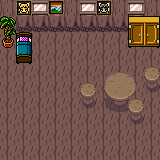

A level layout from a 2D game, rendered from its tile map. Below: a short description, then the map file with its tile-grid data intact:
An orthogonal 10x10 tile map with 16x16 px tiles, 4 tile layers (ground_layer, furniture, sprite_layer, npc_layer), 2 tilesets and 13 objects (12x obstacle, cnct).

<map version="1.2" tiledversion="1.2.0" orientation="orthogonal" renderorder="right-down" width="10" height="10" tilewidth="16" tileheight="16" infinite="0" nextlayerid="7" nextobjectid="21">
 <tileset firstgid="1" source="Overworld.tsx" />
 <tileset firstgid="1441" source="Overworld2.tsx" />
 <layer id="1" name="ground_layer" width="10" height="10">
  <data encoding="csv">
857,857,857,857,857,857,857,857,857,857,
526,526,526,526,526,526,526,526,526,526,
526,526,526,526,526,526,526,526,526,526,
526,526,526,526,526,526,526,526,526,526,
526,526,526,526,526,526,526,526,526,526,
526,526,526,526,526,526,526,526,526,526,
526,526,526,526,526,526,526,526,526,526,
526,526,526,526,526,526,526,526,526,526,
526,526,526,526,526,526,526,526,526,526,
526,526,526,526,526,526,526,526,526,526
</data>
 </layer>
 <layer id="2" name="furniture" width="10" height="10">
  <data encoding="csv">
525,1533,349,1572,525,349,1574,525,349,525,
1456,565,565,565,565,565,565,565,1649,1650,
1496,1647,0,0,0,0,0,0,1689,1690,
0,1687,0,0,0,0,0,0,0,0,
0,0,0,0,0,0,436,437,438,358,
0,0,0,0,0,358,476,477,478,398,
0,0,0,0,0,398,516,517,358,0,
0,0,0,0,0,0,0,0,398,0,
0,0,0,0,0,0,0,0,0,0,
0,0,0,0,0,0,0,0,0,0
</data>
 </layer>
 <objectgroup id="3" name="obstacles">
  <object id="1" name="chai" type="obstacle" x="80" y="84" width="18" height="23" />
  <object id="3" name="chai" type="obstacle" x="127" y="99" width="18" height="23" />
  <object id="4" name="chai" type="obstacle" x="143" y="67" width="18" height="23" />
  <object id="5" name="table" type="obstacle" x="102" y="71" width="36" height="34" />
  <object id="6" name="wall" type="obstacle" x="0" y="0" width="160" height="32" />
  <object id="13" name="wall" type="obstacle" x="0" y="32" width="4" height="128" />
  <object id="14" name="wall" type="obstacle" x="4" y="156" width="44" height="4" />
  <object id="15" name="wall" type="obstacle" x="116" y="156" width="44" height="4" />
  <object id="16" name="wall" type="obstacle" x="156" y="32" width="4" height="124" />
  <object id="17" name="plant" type="obstacle" x="4" y="32" width="12" height="16" />
  <object id="18" name="wardrobe" type="obstacle" x="128" y="32" width="28" height="16" />
  <object id="20" name="bed" type="obstacle" x="16" y="32" width="16" height="32" />
 </objectgroup>
 <layer id="6" name="sprite_layer" width="10" height="10">
  <data encoding="csv">
0,0,0,0,0,0,0,0,0,0,
0,0,0,0,0,0,0,0,0,0,
0,0,0,0,0,0,0,0,0,0,
0,0,0,0,0,0,0,0,0,0,
0,0,0,0,0,0,0,0,0,0,
0,0,0,0,0,0,0,0,0,0,
0,0,0,0,0,0,0,0,0,0,
0,0,0,0,0,0,0,0,0,0,
0,0,0,0,0,0,0,0,0,0,
0,0,0,0,0,0,0,0,0,0
</data>
 </layer>
 <layer id="5" name="npc_layer" width="10" height="10">
  <data encoding="csv">
0,0,0,0,0,0,0,0,0,0,
0,0,0,0,0,0,0,0,0,0,
0,0,0,0,0,0,0,0,0,0,
0,0,0,0,0,0,0,0,0,0,
0,0,0,0,0,0,0,0,0,0,
0,0,0,0,0,0,0,0,0,0,
0,0,0,0,0,0,0,0,0,0,
0,0,0,0,0,0,0,0,0,0,
0,0,0,0,0,0,0,0,0,0,
0,0,0,0,0,0,0,0,0,0
</data>
 </layer>
 <objectgroup id="4" name="connections">
  <object id="7" name="3-1N1-2" type="cnct" x="48" y="152" width="68" height="9" />
 </objectgroup>
</map>
